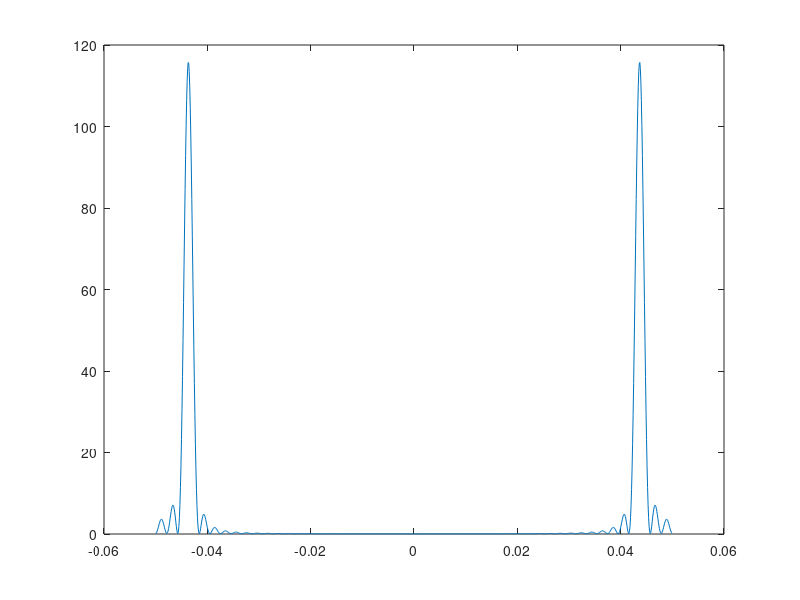

Write MATLAB code to recreate this figure.
% waveform params
T0 = 10;
n = 5;
w0 = 4;
T = 500;

% signal sample params
ta = 0;
te = 100;
sr = .1;
ts = [ta:sr:te];

% freq params
fs = -1*(1/2*sr);
fe = -1*fs;
fsr = (fe-fs)/length(ts);
freqs = [fs:fsr:fe-fsr];

% signal fns
v = @(t)((abs(t-n*T0)<(T0/4))*10*cos(w0*t));    % v(t)
vT = @(t)((abs(t)<(T/2))*v(t));                 % vT(t)
P = @(w)((abs(w)^2)/T);                         % Pw(f)

% calc and plot
vs = arrayfun(vT,ts);
Ft = fft(vs);
Pw = arrayfun(P, Ft);
plot(freqs,Pw); % PSD in blue
%hold on;
%plot(ts,vs);    % v(t) in red

